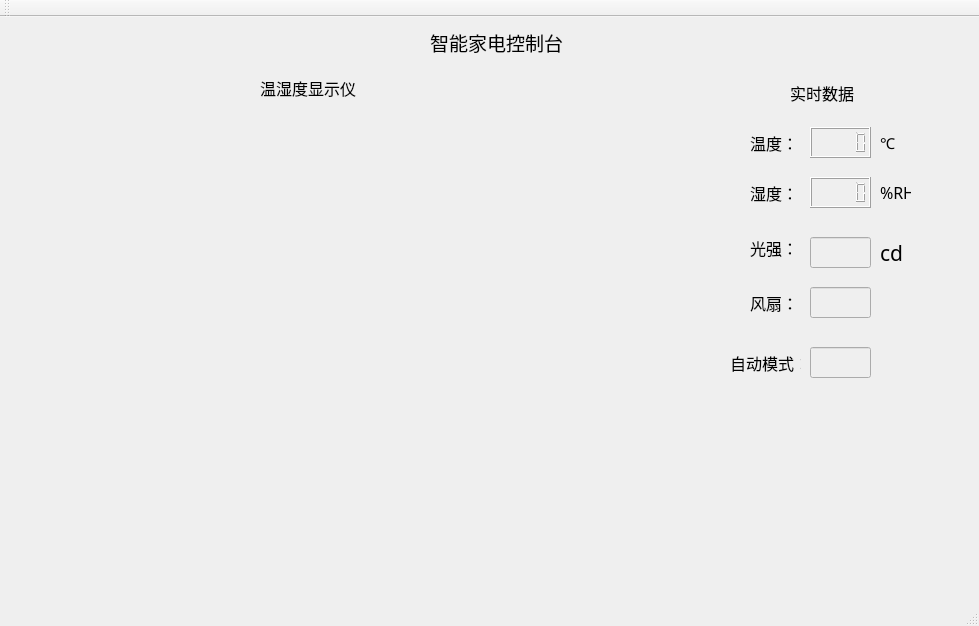
<?xml version="1.0" encoding="UTF-8"?>
<ui version="4.0">
 <class>MainWindow</class>
 <widget class="QMainWindow" name="MainWindow">
  <property name="enabled">
   <bool>true</bool>
  </property>
  <property name="geometry">
   <rect>
    <x>0</x>
    <y>0</y>
    <width>979</width>
    <height>626</height>
   </rect>
  </property>
  <property name="windowTitle">
   <string>智能家电系统</string>
  </property>
  <property name="windowIcon">
   <iconset resource="resouses.qrc">
    <normaloff>:/new/prefix1/onepage (1).png</normaloff>:/new/prefix1/onepage (1).png</iconset>
  </property>
  <widget class="QWidget" name="centralWidget">
   <widget class="QLabel" name="lb_logo">
    <property name="enabled">
     <bool>true</bool>
    </property>
    <property name="geometry">
     <rect>
      <x>380</x>
      <y>0</y>
      <width>31</width>
      <height>51</height>
     </rect>
    </property>
    <property name="text">
     <string/>
    </property>
    <property name="pixmap">
     <pixmap resource="resouses.qrc">:/new/prefix1/onepage (1).png</pixmap>
    </property>
   </widget>
   <widget class="QLabel" name="lb_title">
    <property name="geometry">
     <rect>
      <x>430</x>
      <y>10</y>
      <width>171</width>
      <height>31</height>
     </rect>
    </property>
    <property name="font">
     <font>
      <family>新宋体</family>
      <pointsize>14</pointsize>
     </font>
    </property>
    <property name="text">
     <string>智能家电控制台</string>
    </property>
   </widget>
   <widget class="QLabel" name="Time_Counter">
    <property name="geometry">
     <rect>
      <x>740</x>
      <y>10</y>
      <width>241</width>
      <height>31</height>
     </rect>
    </property>
    <property name="font">
     <font>
      <family>Times New Roman</family>
      <pointsize>11</pointsize>
     </font>
    </property>
    <property name="text">
     <string/>
    </property>
   </widget>
   <widget class="QLabel" name="lb_screen">
    <property name="geometry">
     <rect>
      <x>260</x>
      <y>50</y>
      <width>101</width>
      <height>41</height>
     </rect>
    </property>
    <property name="font">
     <font>
      <family>黑体</family>
      <pointsize>12</pointsize>
      <underline>false</underline>
     </font>
    </property>
    <property name="text">
     <string>温湿度显示仪</string>
    </property>
   </widget>
   <widget class="QLabel" name="lb_temp">
    <property name="geometry">
     <rect>
      <x>750</x>
      <y>100</y>
      <width>41</width>
      <height>51</height>
     </rect>
    </property>
    <property name="font">
     <font>
      <family>宋体</family>
      <pointsize>12</pointsize>
      <weight>50</weight>
      <bold>false</bold>
     </font>
    </property>
    <property name="text">
     <string>温度：</string>
    </property>
   </widget>
   <widget class="QLCDNumber" name="lcd_temp">
    <property name="geometry">
     <rect>
      <x>810</x>
      <y>110</y>
      <width>61</width>
      <height>31</height>
     </rect>
    </property>
   </widget>
   <widget class="QLabel" name="lb_C">
    <property name="geometry">
     <rect>
      <x>880</x>
      <y>110</y>
      <width>31</width>
      <height>31</height>
     </rect>
    </property>
    <property name="font">
     <font>
      <family>宋体</family>
      <pointsize>11</pointsize>
     </font>
    </property>
    <property name="text">
     <string>℃</string>
    </property>
   </widget>
   <widget class="QLabel" name="lb_hum">
    <property name="geometry">
     <rect>
      <x>750</x>
      <y>150</y>
      <width>41</width>
      <height>51</height>
     </rect>
    </property>
    <property name="font">
     <font>
      <family>宋体</family>
      <pointsize>12</pointsize>
     </font>
    </property>
    <property name="text">
     <string>湿度：</string>
    </property>
   </widget>
   <widget class="QLCDNumber" name="lcd_hum">
    <property name="geometry">
     <rect>
      <x>810</x>
      <y>160</y>
      <width>61</width>
      <height>31</height>
     </rect>
    </property>
   </widget>
   <widget class="QLabel" name="lb_hum_2">
    <property name="geometry">
     <rect>
      <x>880</x>
      <y>160</y>
      <width>31</width>
      <height>31</height>
     </rect>
    </property>
    <property name="font">
     <font>
      <family>宋体</family>
      <pointsize>12</pointsize>
     </font>
    </property>
    <property name="text">
     <string>%RH</string>
    </property>
   </widget>
   <widget class="QLabel" name="lb_data">
    <property name="geometry">
     <rect>
      <x>790</x>
      <y>60</y>
      <width>111</width>
      <height>31</height>
     </rect>
    </property>
    <property name="font">
     <font>
      <family>黑体</family>
      <pointsize>12</pointsize>
     </font>
    </property>
    <property name="text">
     <string>实时数据</string>
    </property>
   </widget>
   <widget class="QLabel" name="lb_sun">
    <property name="geometry">
     <rect>
      <x>750</x>
      <y>210</y>
      <width>41</width>
      <height>41</height>
     </rect>
    </property>
    <property name="font">
     <font>
      <family>宋体</family>
      <pointsize>12</pointsize>
     </font>
    </property>
    <property name="text">
     <string>光强：</string>
    </property>
   </widget>
   <widget class="QLineEdit" name="edit_sun">
    <property name="enabled">
     <bool>false</bool>
    </property>
    <property name="geometry">
     <rect>
      <x>810</x>
      <y>220</y>
      <width>61</width>
      <height>31</height>
     </rect>
    </property>
   </widget>
   <widget class="QLabel" name="lb_sun_logo">
    <property name="geometry">
     <rect>
      <x>880</x>
      <y>220</y>
      <width>51</width>
      <height>31</height>
     </rect>
    </property>
    <property name="font">
     <font>
      <family>宋体</family>
      <pointsize>16</pointsize>
     </font>
    </property>
    <property name="text">
     <string>cd</string>
    </property>
   </widget>
   <widget class="QLabel" name="lb_fan">
    <property name="geometry">
     <rect>
      <x>750</x>
      <y>270</y>
      <width>51</width>
      <height>31</height>
     </rect>
    </property>
    <property name="font">
     <font>
      <family>宋体</family>
      <pointsize>12</pointsize>
     </font>
    </property>
    <property name="text">
     <string>风扇：</string>
    </property>
   </widget>
   <widget class="QLineEdit" name="edit_fan">
    <property name="enabled">
     <bool>false</bool>
    </property>
    <property name="geometry">
     <rect>
      <x>810</x>
      <y>270</y>
      <width>61</width>
      <height>31</height>
     </rect>
    </property>
   </widget>
   <widget class="QLabel" name="lb_auto">
    <property name="geometry">
     <rect>
      <x>730</x>
      <y>320</y>
      <width>71</width>
      <height>51</height>
     </rect>
    </property>
    <property name="font">
     <font>
      <family>宋体</family>
      <pointsize>12</pointsize>
     </font>
    </property>
    <property name="text">
     <string>自动模式：</string>
    </property>
   </widget>
   <widget class="QLineEdit" name="edit_auto">
    <property name="enabled">
     <bool>false</bool>
    </property>
    <property name="geometry">
     <rect>
      <x>810</x>
      <y>330</y>
      <width>61</width>
      <height>31</height>
     </rect>
    </property>
   </widget>
  </widget>
  <widget class="QMenuBar" name="menuBar">
   <property name="geometry">
    <rect>
     <x>0</x>
     <y>0</y>
     <width>979</width>
     <height>23</height>
    </rect>
   </property>
  </widget>
  <widget class="QToolBar" name="mainToolBar">
   <attribute name="toolBarArea">
    <enum>TopToolBarArea</enum>
   </attribute>
   <attribute name="toolBarBreak">
    <bool>false</bool>
   </attribute>
  </widget>
  <widget class="QStatusBar" name="statusBar"/>
 </widget>
 <layoutdefault spacing="6" margin="11"/>
 <resources>
  <include location="resouses.qrc"/>
 </resources>
 <connections/>
</ui>
